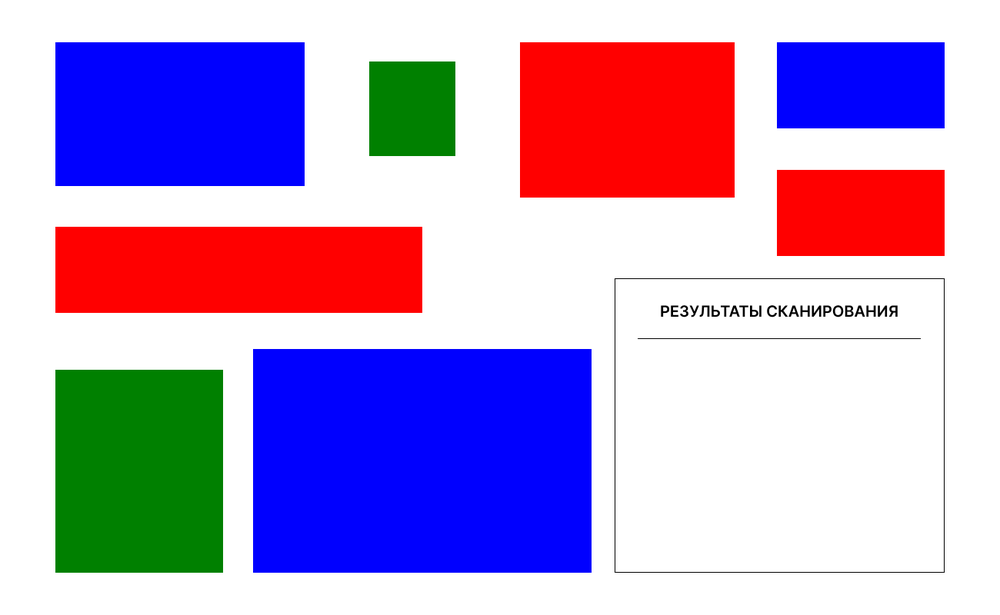
#> input picture finding object/obj_2.png, 1000 x 615 px, shrunk from 1300 x 800 before the run
$ python contours_final.py
#> lines starting #> are read from the running program, lines starting #| are printed output that depends on the picture; after the words box and inside, x2 and y2 are one past the last pixel; in counts of white or black regions, pixels touching at a corner belong together
import numpy as np
import cv2

# Чтение изображеий
image = cv2.imread('obj_2.png')
#> image is the input picture: shape (615, 1000, 3); mean B, G, R 203.6, 160.1, 184.2
# image = cv2.cvtColor(image, cv2.COLOR_BGR2RGB)
image_gray = cv2.imread('obj_2.png', 0)
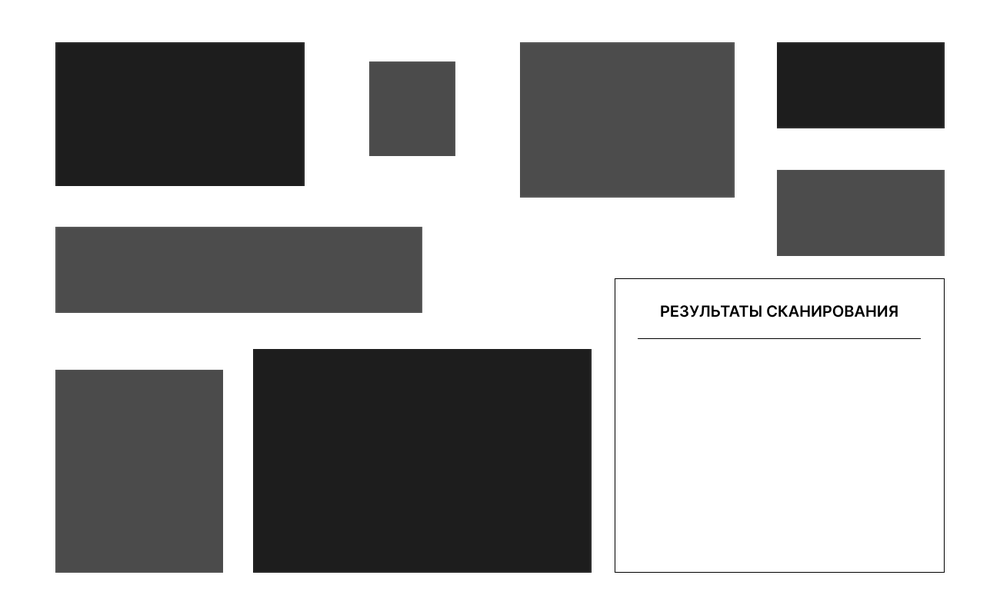
#> image_gray: shape (615, 1000); min 0, max 255, mean 172.2

# Перед тем как найти контур, необходимо перевести цветное изображение к чернобелому
# set a thresh
thresh = 150
# px =  0  if px < thresh
# px = 255 if px > thresh
# get threshold image
ret, thresh_img = cv2.threshold(image_gray, thresh, 255, cv2.THRESH_BINARY)
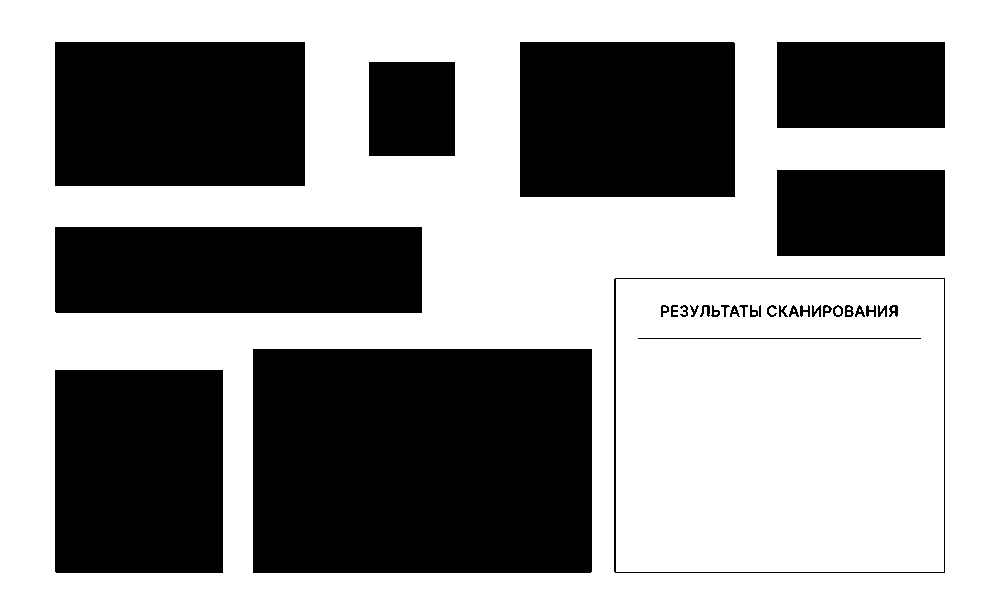
#> thresh_img: shape (615, 1000); 59.2% white; 33 black regions
#> ret = 150

# Применим "findContours" к чернобелому изображению
contours, hierarchy = cv2.findContours(thresh_img, cv2.RETR_TREE, cv2.CHAIN_APPROX_SIMPLE)
#> contours = 46 contours, 10 with area under 20; largest, box (x1, y1, x2, y2) and area: (0, 0, 1000, 615) 613386, (613, 277, 946, 574) 98267, (616, 279, 944, 572) 95484, (252, 348, 593, 574) 76496, (54, 41, 306, 187) 36393

# Оставим только контуры с большой площадью
img_contours = np.uint8(np.zeros((image.shape[0], image.shape[1])))
tr_contours = []
for countour in contours[1:]:
    area = cv2.contourArea(countour)
    if area > 10000:
        tr_contours.append(countour)
#> this loop made 45 passes
#> area on passes 1, 2, 3, 5, 6, 8, 9, 10, 12, 15, 16, 17: 34472.5, 76496.5, 98267, 566, 100.5, 91.5, 91.5, 78.5, 107, 112, 29, 84.5
#> (countour, area) on pass 4: ([[616, 279], [616, 571], [943, 571], [943, 279]], 95484)
#> after the loop, tr_contours = 9 contours; largest, box (x1, y1, x2, y2) and area: (613, 277, 946, 574) 98267, (616, 279, 944, 572) 95484, (252, 348, 593, 574) 76496, (54, 41, 306, 187) 36393, (54, 369, 224, 574) 34472

# Нанесём найденные контуры на RGB-изображение
# cv2.drawContours(image, tr_contours, -1, (155,0,155), 2)
#> (the run stopped early here; a loop or call above may not have finished)

$ run again, with finding object/obj_1.png copied over finding object/obj_2.png
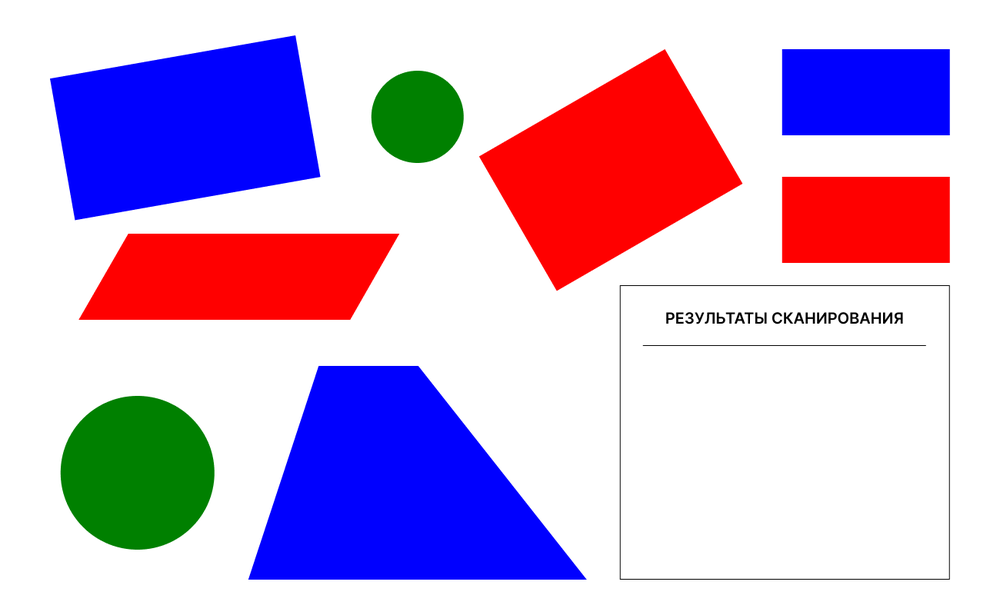
#> input picture finding object/obj_1.png, 1000 x 615 px, shrunk from 1300 x 800 before the run
#> image is the input picture: shape (615, 1000, 3); mean B, G, R 214, 179, 203.3
#> `image_gray = cv2.imread('obj_2.png', 0)`:
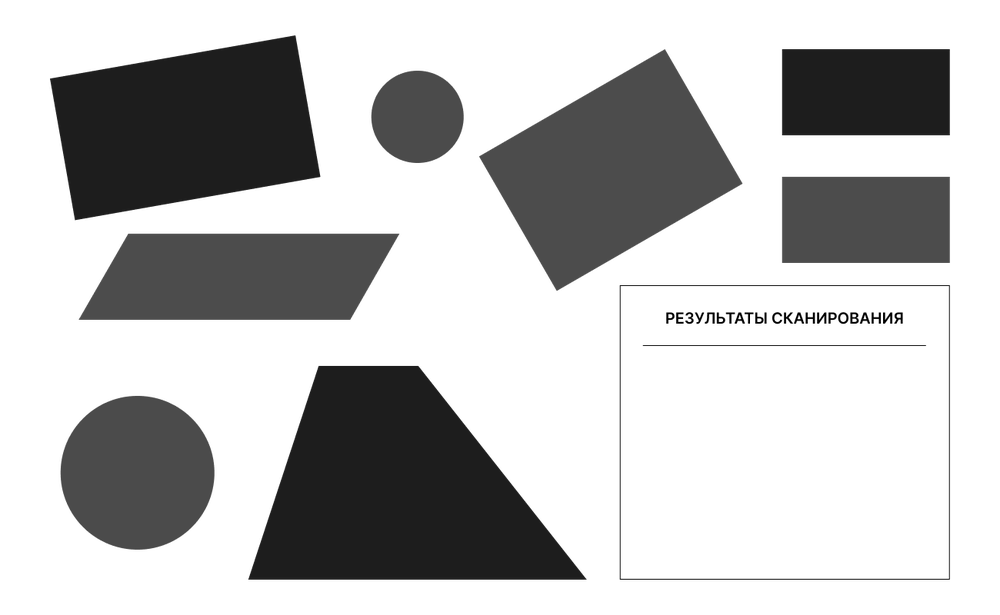
#> image_gray: shape (615, 1000); min 0, max 255, mean 190.2
#> `ret, thresh_img = cv2.threshold(image_gray, thresh, 255, cv2.THRESH_BI..`:
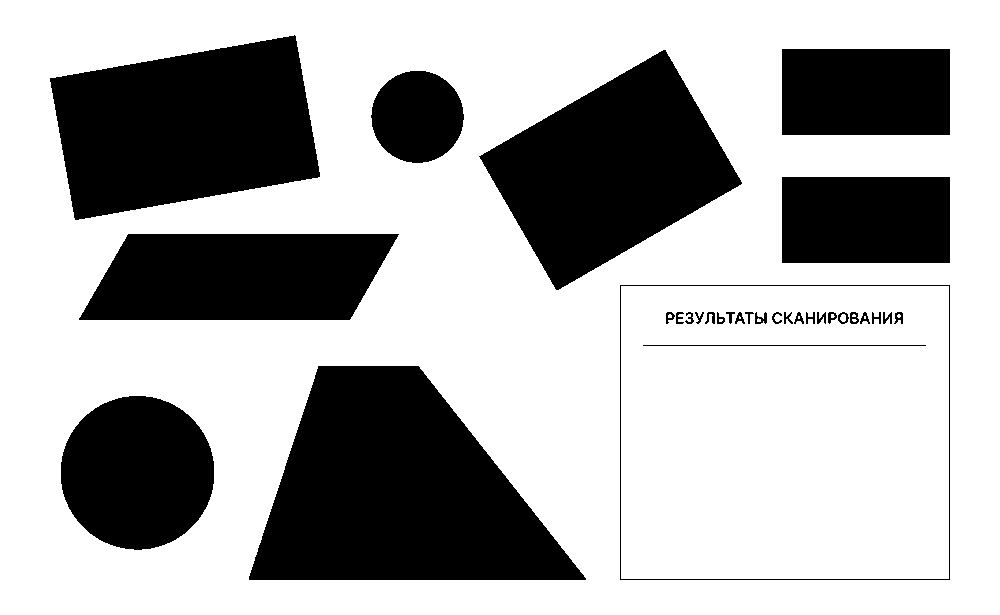
#> thresh_img: shape (615, 1000); 68.1% white; 32 black regions
#> ret = 150
#> contours = 45 contours, 10 with area under 20; largest, box (x1, y1, x2, y2) and area: (0, 0, 1000, 615) 613386, (619, 284, 951, 581) 97974, (621, 286, 949, 579) 95484, (248, 365, 587, 581) 47376, (49, 34, 321, 221) 36252
#> the loop `for countour in contours[1:]:` made 44 passes
#> area on passes 1, 2, 3, 5, 6, 8, 9, 10: 18762, 47376, 97974, 566, 97.5, 91.5, 84.5, 80
#> after the loop `for countour in contours[1:]:`: tr_contours = 9 contours; largest, box (x1, y1, x2, y2) and area: (619, 284, 951, 581) 97974, (621, 286, 949, 579) 95484, (248, 365, 587, 581) 47376, (49, 34, 321, 221) 36252, (478, 49, 743, 291) 33586
